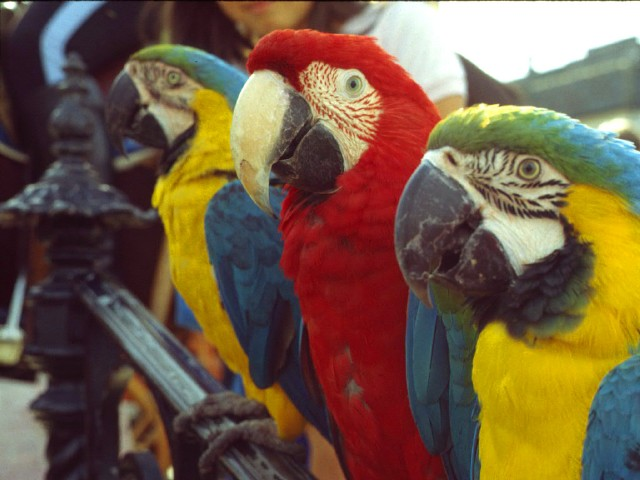
#> input picture expt2/parrots.jpg, 640 x 480 px
$ jupyter execute Expt2.ipynb
#> lines starting #> are read from the running program, lines starting #| are printed output that depends on the picture
[cell 1]
# Different Color models

import cv2
import numpy as np
from matplotlib import pyplot as plt

img = cv2.imread('parrots.jpg')
#> img is the input picture: shape (480, 640, 3); mean B, G, R 68.8, 91.7, 115.3
brightYCB =cv2.cvtColor(img,cv2.COLOR_BGR2YCrCb)
#> brightYCB: shape (480, 640, 3); mean of channels 0, 1, 2 96.2, 141.6, 112.6
brightHSV =cv2.cvtColor(img,cv2.COLOR_BGR2HSV)
#> brightHSV: shape (480, 640, 3); mean H, S, V 85.9, 122.6, 121.9

plt.subplot(131),
plt.imshow(img),
plt.title('OG image'),
plt.axis('off')
plt.subplot(132),
plt.imshow(brightYCB),
plt.title('YCrCb image'),
plt.axis('off')
plt.subplot(133),
plt.imshow(brightHSV),
plt.title('HSV image'),
plt.axis('off')
cv2.imshow('original',img)
cv2.destroyAllWindows()
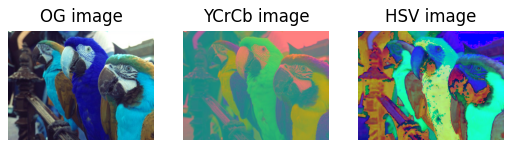
#> figure drawn by matplotlib, 3 panels; B, G, R data is drawn as R, G, B

[cell 2]
# Magnitude Spectrum

import cv2
import numpy as np
from matplotlib import pyplot as plt

img = cv2.imread('A.jpg',0)
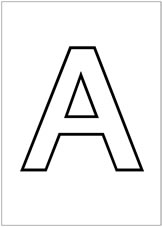
#> input picture expt2/A.jpg, 162 x 227 px
#> img is the input picture: shape (227, 162); min 0, max 255, mean 241.8
f = np.fft.fft2(img)
fshift = np.fft.fftshift(f)
magnitude_spectrum = 20*np.log(np.abs(fshift))
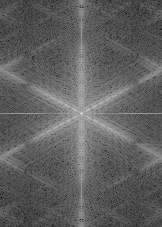
#> magnitude_spectrum: shape (227, 162) float64; min 20, max 320, mean 133.3; drawn with min black and max white

plt.subplot(121),
plt.imshow(img, cmap ='gray'),
plt.title('Input Image'),
plt.axis('off')
plt.subplot(122),
plt.imshow(magnitude_spectrum, cmap ='gray'),
plt.title('Magnitude Spectrum'),
plt.axis('off')
plt.show()
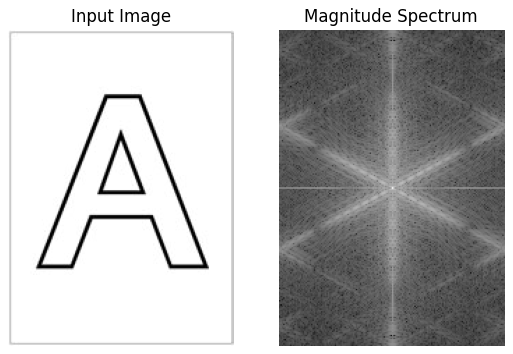
#> figure drawn by matplotlib, 2 panels

[cell 3]
# Low pass filter

import cv2
import numpy as np

img = cv2.imread('sunflower.jpg')
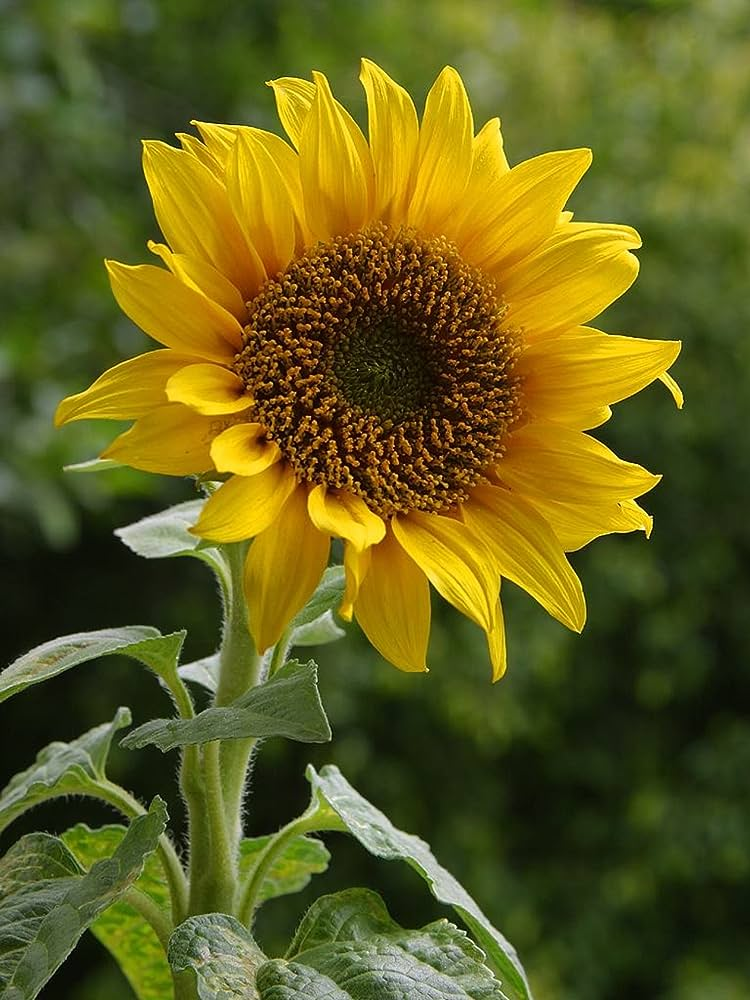
#> input picture expt2/sunflower.jpg, 750 x 1000 px
#> img is the input picture: shape (1000, 750, 3); mean B, G, R 28.9, 95, 98.6

kernel = np.array([[1,1,1,1,1],
                   [1,1,1,1,1],
                   [1,1,1,1,1],
                   [1,1,1,1,1],
                   [1,1,1,1,1]])

kernel = kernel/sum(kernel)

img_rst = cv2.filter2D(img,-1,kernel)
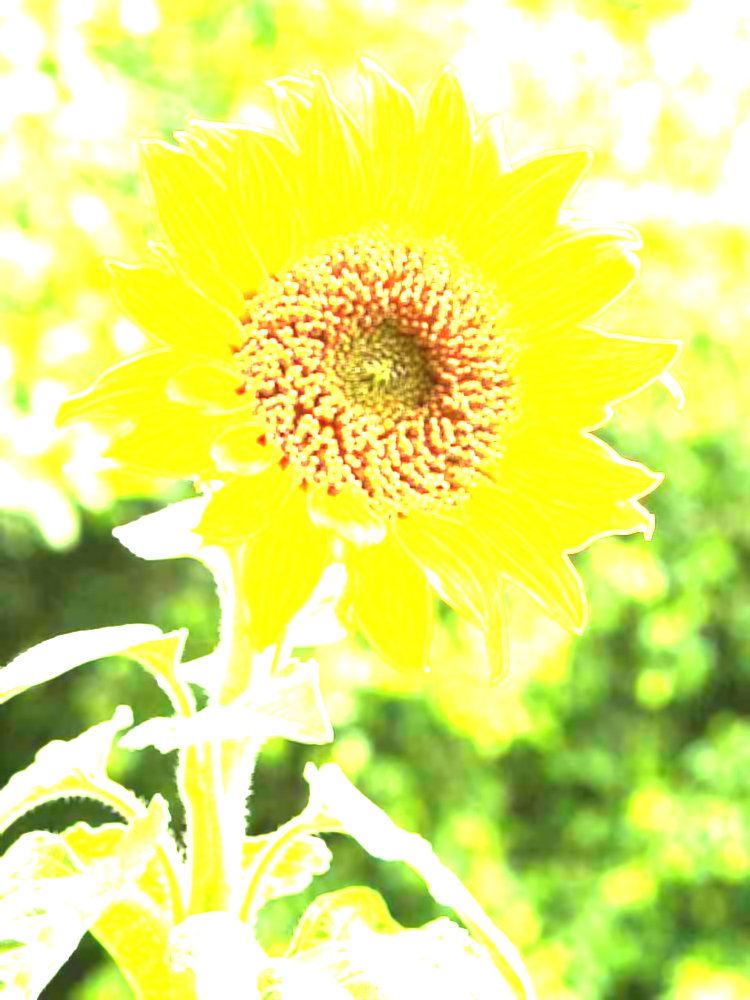
#> img_rst: shape (1000, 750, 3); mean B, G, R 116.4, 234.2, 225.1

plt.subplot(111),
plt.imshow(cv2.cvtColor(img_rst, cv2.COLOR_BGR2RGB)),
plt.title('Result'),
plt.axis('off')
cv2.destroyAllWindows()

[cell 4]
# High pass filter

import cv2
import numpy as np

img = cv2.imread('sunflower.jpg')

kernel = np.array([[0.0,-1.0,0.0],
                   [-1.0,4.0,-1.0],
                   [0.0,-1.0,0.0]])
kernel = kernel/(np.sum(kernel) if np.sum(kernel)!=0 else 1)

img_rst = cv2.filter2D(img,-1,kernel)
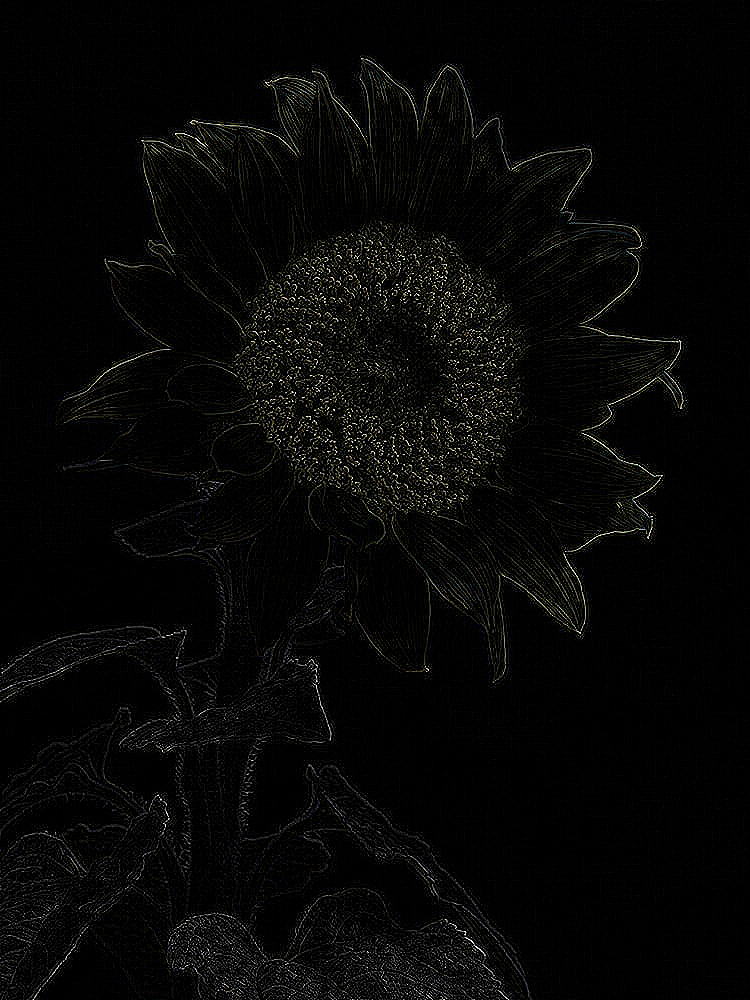
#> img_rst: shape (1000, 750, 3); mean B, G, R 6.5, 7.1, 7.1

plt.subplot(111),
plt.imshow(img_rst),
plt.title('Result'),
plt.axis('off')
cv2.destroyAllWindows()
